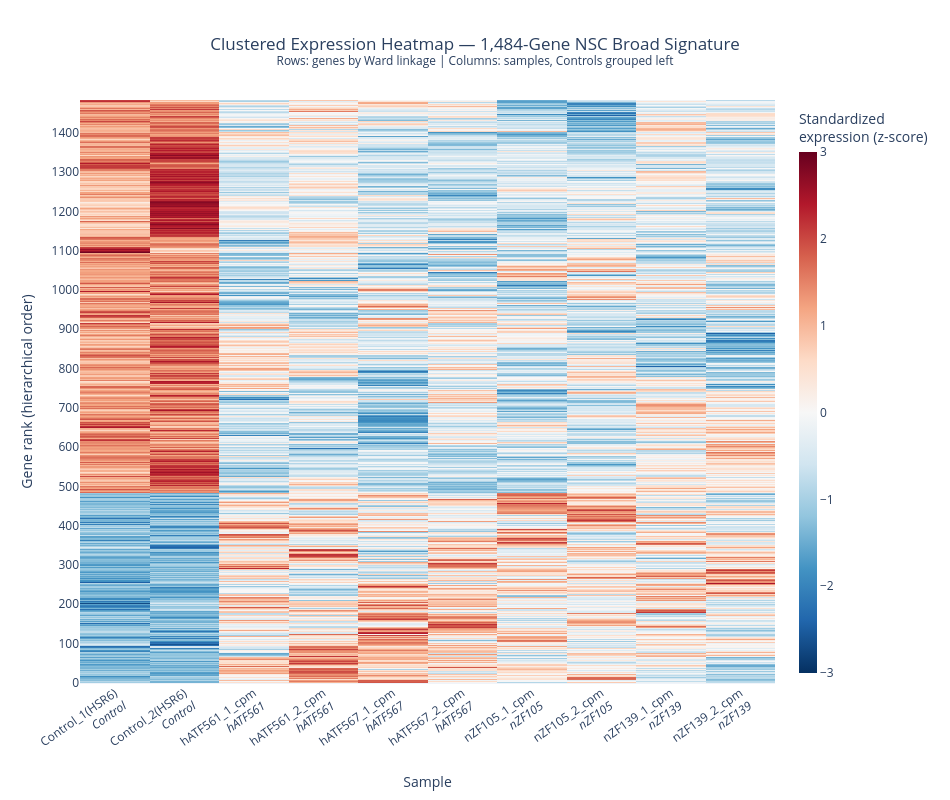

The notebook cell this image was saved under:
### Code cell
# Broad-signature clustered heatmap (Ward linkage on 1,484 genes × 10 samples)
sample_order_df = sub[['sample', 'sample_type']].copy()
sample_order_df['_ctrl'] = (sample_order_df['sample_type'] == 'Control').astype(int)
sample_order_df = sample_order_df.sort_values(['_ctrl', 'sample_type'], ascending=[False, True])
ordered_samples = sample_order_df['sample'].tolist()

heatmap_broad = pd.DataFrame(
    X_broad, index=sub['sample'].values, columns=broad_gene_ids,
).T[ordered_samples]

Z = linkage(heatmap_broad.values, method='ward', metric='euclidean')
row_order = leaves_list(Z)
heatmap_sorted = heatmap_broad.iloc[row_order]

n_genes = len(heatmap_sorted)
y_tickvals = list(range(0, n_genes, 100))
x_labels = [f"{s}<br><i>{sample_type_map[s]}</i>" for s in ordered_samples]

fig = go.Figure(go.Heatmap(
    z=heatmap_sorted.values,
    x=x_labels,
    y=list(range(n_genes)),
    colorscale='RdBu_r',
    zmid=0, zmin=-3, zmax=3,
    colorbar=dict(title='Standardized<br>expression (z-score)', thickness=18),
))
fig.update_layout(
    title=dict(
        text=('Clustered Expression Heatmap — 1,484-Gene NSC Broad Signature<br>'
              '<sup>Rows: genes by Ward linkage | Columns: samples, Controls grouped left</sup>'),
        x=0.5,
    ),
    xaxis_title='Sample',
    yaxis=dict(
        title='Gene rank (hierarchical order)',
        tickmode='array', tickvals=y_tickvals,
        ticktext=[str(i) for i in y_tickvals],
    ),
    xaxis=dict(tickangle=-35),
    height=800, width=950,
    template='plotly_white',
)
fig.show()

### Figure 1 — Plotly figure (JSON) as saved in the notebook; plotly's stock layout.template omitted (floating-point values rounded to 4 significant figures; data arrays with more than 128 entries replaced by an {"elided": "..."} marker saying what was removed)
{"data": [{"colorbar": {"thickness": 18, "title": {"text": "Standardized<br>expression (z-score)"}}, "colorscale": [[0, "rgb(5,48,97)"], [0.1, "rgb(33,102,172)"], [0.2, "rgb(67,147,195)"], [0.3, "rgb(146,197,222)"], [0.4, "rgb(209,229,240)"], [0.5, "rgb(247,247,247)"], [0.6, "rgb(253,219,199)"], [0.7, "rgb(244,165,130)"], [0.8, "rgb(214,96,77)"], [0.9, "rgb(178,24,43)"], [1, "rgb(103,0,31)"]], "type": "heatmap", "x": ["Control_1(HSR6)<br><i>Control</i>", "Control_2(HSR6)<br><i>Control</i>", "hATF561_1_cpm<br><i>hATF561</i>", "hATF561_2_cpm<br><i>hATF561</i>", "hATF567_1_cpm<br><i>hATF567</i>", "hATF567_2_cpm<br><i>hATF567</i>", "nZF105_1_cpm<br><i>nZF105</i>", "nZF105_2_cpm<br><i>nZF105</i>", "nZF139_1_cpm<br><i>nZF139</i>", "nZF139_2_cpm<br><i>nZF139</i>"], "y": {"elided": "1484 int values"}, "z": {"elided": "1484x10 float values"}, "zmax": 3, "zmid": 0, "zmin": -3}], "layout": {"height": 800, "title": {"text": "Clustered Expression Heatmap — 1,484-Gene NSC Broad Signature<br><sup>Rows: genes by Ward linkage | Columns: samples, Controls grouped left</sup>", "x": 0.5}, "width": 950, "xaxis": {"tickangle": -35, "title": {"text": "Sample"}}, "yaxis": {"tickmode": "array", "ticktext": ["0", "100", "200", "300", "400", "500", "600", "700", "800", "900", "1000", "1100", "1200", "1300", "1400"], "tickvals": [0, 100, 200, 300, 400, 500, 600, 700, 800, 900, 1000, 1100, 1200, 1300, 1400], "title": {"text": "Gene rank (hierarchical order)"}}}}
